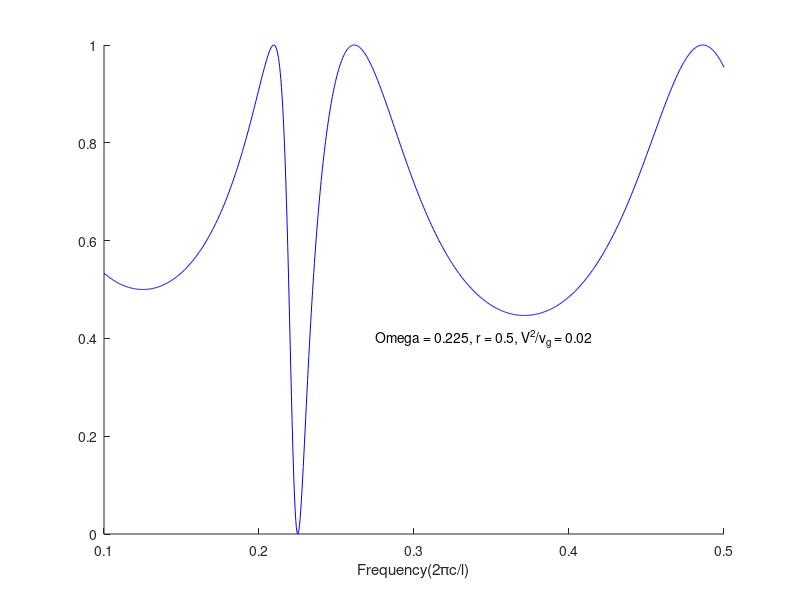

This figure's MATLAB source:
function fano
clc;clf

x = linspace(0.1,0.5,1000); %2*pi*c/L
r = 0.5;
%V^2/vg = 0.002x
%Omega = 0.325x
Gamma = 0.02;
Omega = 0.225;
delta = 2*pi*x;

z = (Gamma./(Omega-x));

denom = exp(i*2*delta).*(r^2).*(1-i*z) - exp(-i*2*delta).*(1+i*z) - 2*i*r*z;
t_total = (1-r^2)./denom;

%Transmission
T = conj(t_total).*t_total;

hold on
plot(x,T,'b')
xlabel('Frequency(2\pic/l)')
str1 = sprintf('Omega = %g, r = %g, V^2/v_g = %g',Omega,r,Gamma);
text(0.275,0.4,str1)
hold off


end